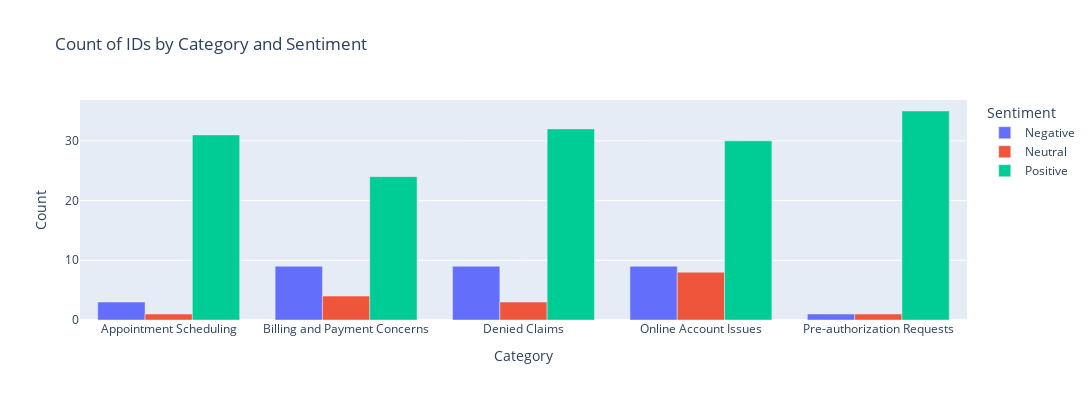

Source (notebook cell):
### Code cell
grouped_data = transcript_data.groupby(["category", "sentiment"])["id"].count().reset_index()

fig = px.bar(
    grouped_data,
    x='category',
    y='id',
    color='sentiment',
    barmode='group',
    title='Count of IDs by Category and Sentiment',
    labels={'id': 'Count', 'category': 'Category', 'sentiment': 'Sentiment'}
)

fig.update_layout(
    xaxis_tickangle=-0,
    width=1200,
    height=400
)

fig.show()

### Figure 1 — Plotly figure (JSON) as saved in the notebook; plotly's stock layout.template omitted (floating-point values rounded to 4 significant figures)
{"data": [{"alignmentgroup": "True", "hovertemplate": "Sentiment=Negative<br>Category=%{x}<br>Count=%{y}<extra></extra>", "legendgroup": "Negative", "marker": {"color": "#636efa", "pattern": {"shape": ""}}, "name": "Negative", "offsetgroup": "Negative", "orientation": "v", "showlegend": true, "textposition": "auto", "type": "bar", "x": ["Appointment Scheduling", "Billing and Payment Concerns", "Denied Claims", "Online Account Issues", "Pre-authorization Requests"], "xaxis": "x", "y": [3, 9, 9, 9, 1], "yaxis": "y"}, {"alignmentgroup": "True", "hovertemplate": "Sentiment=Neutral<br>Category=%{x}<br>Count=%{y}<extra></extra>", "legendgroup": "Neutral", "marker": {"color": "#EF553B", "pattern": {"shape": ""}}, "name": "Neutral", "offsetgroup": "Neutral", "orientation": "v", "showlegend": true, "textposition": "auto", "type": "bar", "x": ["Appointment Scheduling", "Billing and Payment Concerns", "Denied Claims", "Online Account Issues", "Pre-authorization Requests"], "xaxis": "x", "y": [1, 4, 3, 8, 1], "yaxis": "y"}, {"alignmentgroup": "True", "hovertemplate": "Sentiment=Positive<br>Category=%{x}<br>Count=%{y}<extra></extra>", "legendgroup": "Positive", "marker": {"color": "#00cc96", "pattern": {"shape": ""}}, "name": "Positive", "offsetgroup": "Positive", "orientation": "v", "showlegend": true, "textposition": "auto", "type": "bar", "x": ["Appointment Scheduling", "Billing and Payment Concerns", "Denied Claims", "Online Account Issues", "Pre-authorization Requests"], "xaxis": "x", "y": [31, 24, 32, 30, 35], "yaxis": "y"}], "layout": {"barmode": "group", "height": 400, "legend": {"title": {"text": "Sentiment"}, "tracegroupgap": 0}, "title": {"text": "Count of IDs by Category and Sentiment"}, "width": 1200, "xaxis": {"anchor": "y", "autorange": true, "domain": [0, 1], "range": [-0.5, 4.5], "tickangle": 0, "title": {"text": "Category"}, "type": "category"}, "yaxis": {"anchor": "x", "autorange": true, "domain": [0, 1], "range": [0, 36.84], "title": {"text": "Count"}, "type": "linear"}}}
